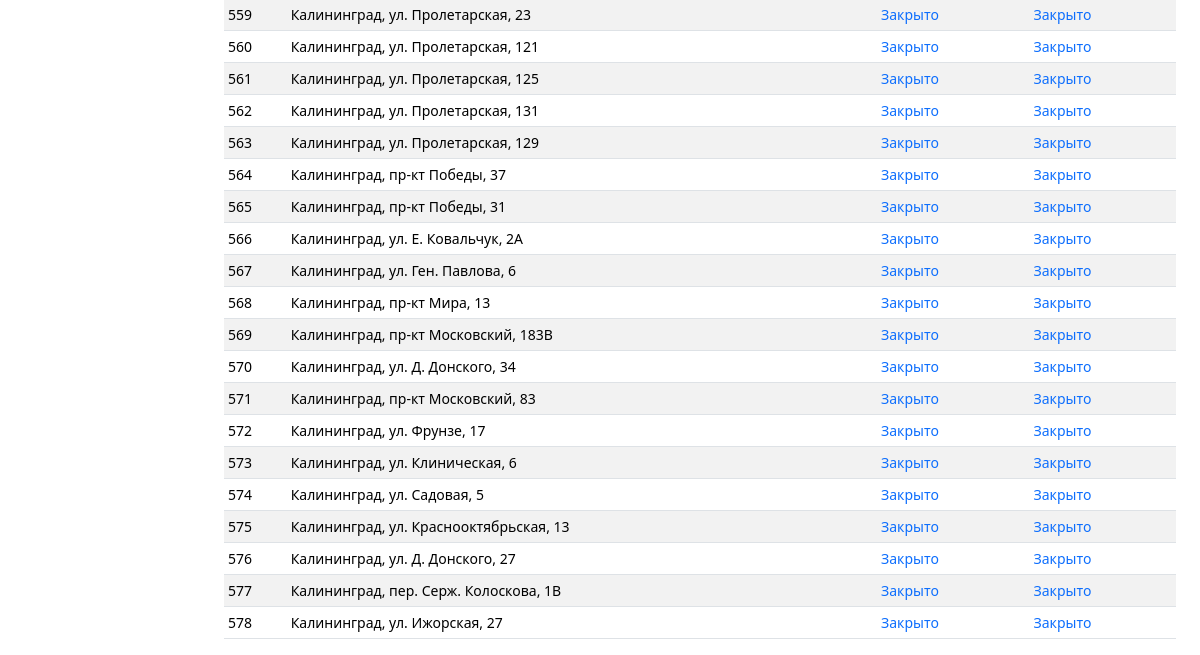
/barrier/ (signed in, lower part), run on an earlier commit of the app's database.
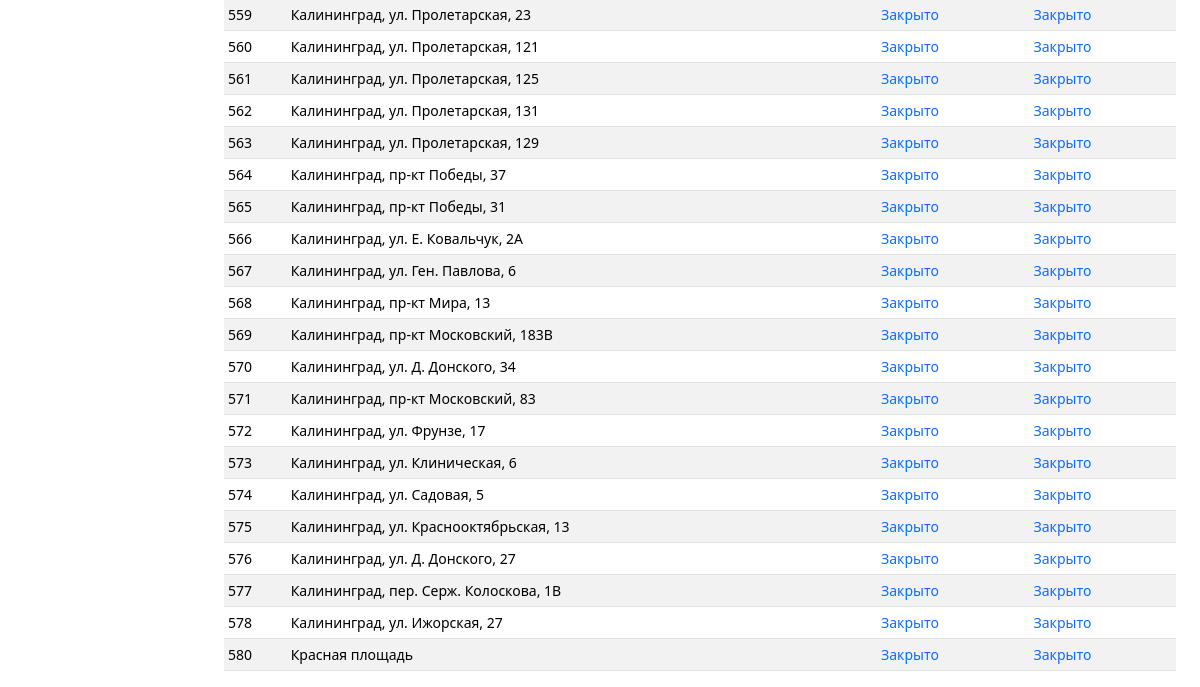
And on a later commit of the database.
### parkingapp/models.py (models this page shows, shortened)
class Parking(models.Model):
    lattitude = models.FloatField(default=0)
    longitude = models.FloatField(default=0)
    address = models.CharField(max_length=120, default='')
    max_parking_lots = models.PositiveIntegerField(default=0)
    occupied_lots = models.PositiveIntegerField(default=0)
    price_per_hour = models.PositiveIntegerField(default=0)
    change = models.DateTimeField(default=datetime(2, 1, 1, 0, 0, 0, tzinfo=None))
    code = models.CharField(default='', max_length=10)
    secret = models.CharField(default='', max_length=100)
    reg_num = models.CharField(default='', max_length=100)

### parkingapp/views.py (the view)
# urls.py: path('barrier/', views.barrier, name='barrier'),
@login_required(redirect_field_name=None)
def barrier(request):
    if not request.user.barrier_control:
        return redirect(reverse('parkingapp:dont_have_access'))
    return render(request, 'barrier.html', {'parkings': Parking.objects.all()})

### parkingapp/templates/barrier.html (shortened to what this page needs)
{% extends 'dash_base.html' %}
{% block content %}
<main class="col-md-9 ms-sm-auto col-lg-10 px-md-4">
  <div class="table-responsive small">
    <table class="table table-striped table-sm">
      <tbody class="align-middle">
        {% for el in parkings %}
        <tr>
          <td>{{el.pk}}</td>
          <td>{{el.address}}</td>
          <td><button class="text-primary" style="background: none; border: none;" type="button" onclick="out(this)">Закрыто</button></td>
          <td><button class="text-primary" style="background: none; border: none;" type="button" onclick="out(this)">Закрыто</button></td>
        </tr>
        {% endfor %}
      </tbody>
    </table>
  </div>
</main>
{% endblock %}

What changed in the data, as far as the page shows it:
added Parking: pk "580", address "Красная площадь"
